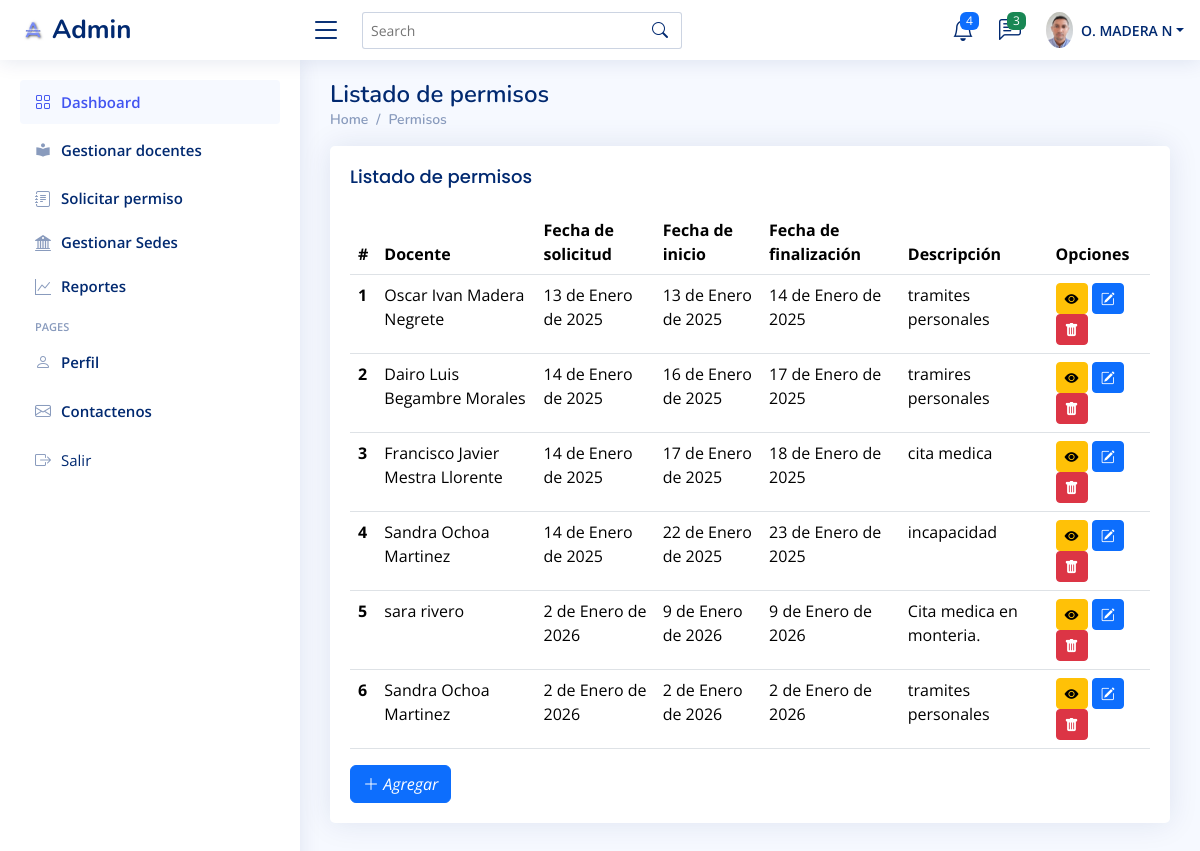
Page /listar_permiso/ (signed in) on the committed database.
### login/models.py (models this page shows, shortened)
class Permiso(models.Model):
    docente = models.ForeignKey(Docente, on_delete=models.CASCADE)
    fecha_solicitud = models.DateField(auto_now_add=True)
    fecha_inicio_permiso = models.DateField()
    fecha_fin_permiso = models.DateField()
    descripcion = models.TextField(null=True, blank=True)
    imagen_solicitud = models.ImageField(
        upload_to='solicitudes/', null=True, blank=True)
    estado = models.BooleanField(default=True)

class Docente(models.Model):
    cedula = 'CC'
    cedula_extranjeria = 'CE'
    pasaporte = 'PA'
    tipo_documento = [
        (cedula, 'Cédula de ciudadanía'),
        (cedula_extranjeria, 'Cédula de extranjería'),
        (pasaporte, 'Pasaporte'),
    ]
    documento = models.CharField(
        max_length=2, choices=tipo_documento, default=cedula)
    numero_cedula = models.IntegerField()
    name = models.CharField(max_length=100, verbose_name='Nombres')
    apellido = models.CharField(max_length=100, verbose_name='Apellidos')
    escuela = models.ForeignKey(
        Sede, default="LA MILAGROSA", on_delete=models.CASCADE)
    email = models.EmailField(blank=True, null=True)
    estado = models.BooleanField(default=True)
    def __str__(self):
        return f"{self.name} {self.apellido}"
    class Meta:
        ordering = ['name']

### login/views.py (the view)
# urls.py: path('listar_permiso/', ListarPermisos.as_view(), name='listar_permiso'),
class ListarPermisos(ListView):
    model = Permiso
    paginate_by = 20
    template_name = 'src/listar_permiso.html'
    def get_context_data(self, **kwargs):
        context = super().get_context_data(**kwargs)
        context['title'] = 'Listado de permisos'
        return context

### templates/src/listar_permiso.html (shortened to what this page needs)
{% extends "base.html" %}
{% load static %}
{% block table %}
<main id="main" class="main">
    <div class="pagetitle">
        <h1>{{title}}</h1>
        <nav>
            <ol class="breadcrumb">
                <li class="breadcrumb-item"><a href={% url "index" %}>Home</a></li>
                <li class="breadcrumb-item"><a href={% url "listar_permiso" %}>Permisos</a></li>
            </ol>
        </nav>
    </div>
    <div class="row">
        <div class="col-lg-12">
            <div class="card">
                <div class="card-body">
                    <h5 class="card-title">{{title}}</h5>
                    <table class="table table-hover">
                        <thead>
                            <tr>
                                <th scope="col">#</th>
                                <th scope="col">Docente</th>
                                <th scope="col">Fecha de solicitud</th>
                                <th scope="col">Fecha de inicio</th>
                                <th scope="col">Fecha de finalización</th>
                                <th scope="col">Descripción</th>
                                <th scope="col">Opciones</th>
                            </tr>
                        </thead>
                        <tbody>
                            {% for c in object_list %}
                            <tr>
                                <th scope="row">{{forloop.counter}}</th>
                                <td>{{c.docente}}</td>
                                <td>{{c.fecha_solicitud}}</td>
                                <td>{{c.fecha_inicio_permiso}}</td>
                                <td>{{c.fecha_fin_permiso}}</td>
                                <td>{{c.descripcion}}</td>
                                <td>
                                    <a class="btn btn-warning btn-sm m-0.5" href=" {% url "ver_permiso" c.id %} " title="
                                        Ver"><i class="bi bi-eye-fill "></i></a>
                                    <a class="btn btn-primary btn-sm m-0.5" href=" {% url "editar_permiso" c.id %} " title="
                                        Editar"><i class="bi bi-pencil-square "></i>
                                    </a>
                                    <a class="btn btn-danger btn-sm"href=" {% url "eliminar_permiso" c.id %} "
                                        title=" Eliminar"><i class="bi bi-trash-fill"></i></a></td>
                            </tr>
                            {% endfor %}
                        </tbody>
                    </table>
                    <a class="btn btn-primary" href=" {% url "crear_permiso" %} "><i class=" bi bi-plus-lg">
                        Agregar</i></a>
                </div>
            </div>
        </div>
    </div>
</main>
{% endblock %}

### templates/src/header.html (shortened to what this page needs)
{% load static %}
{% block header %}
<header id="header" class="header fixed-top d-flex align-items-center">
  <div class="d-flex align-items-center justify-content-between">
    <a href="index.html" class="logo d-flex align-items-center">
      <img src={% static "img/logo_admin2.png" %} alt="">
      <span class="d-none d-lg-block">Admin</span>
    </a>
    <i class="bi bi-list toggle-sidebar-btn"></i>
  </div>
  <div class="search-bar">
    <form class="search-form d-flex align-items-center" method="POST" action="#">
      <input type="text" name="query" placeholder="Search" title="Enter search keyword">
      <button type="submit" title="Search"><i class="bi bi-search"></i></button>
    </form>
  </div>
  <nav class="header-nav ms-auto">
    <ul class="d-flex align-items-center">
      <li class="nav-item dropdown">
        <a class="nav-link nav-icon" href="#" data-bs-toggle="dropdown" aria-expanded="false">
          <i class="bi bi-bell"></i>
          <span class="badge bg-primary badge-number">4</span>
        </a>
      </li>
      <li class="nav-item dropdown">
        <a class="nav-link nav-icon" href="#" data-bs-toggle="dropdown" aria-expanded="false">
          <i class="bi bi-chat-left-text"></i>
          <span class="badge bg-success badge-number">3</span>
        </a>
      </li>
      <li class="nav-item dropdown pe-3">
        <a class="nav-link nav-profile d-flex align-items-center pe-0" href="#" data-bs-toggle="dropdown"
          aria-expanded="false">
          <img src= {% static "img/perfil.jpeg" %}   alt="Profile" class="rounded-circle">
          <span class="d-none d-md-block dropdown-toggle ps-2">{{user.first_name|slice:":1"|upper}}. {{user.last_name|slice:":8"|upper }}</span>
        </a>
      </li>
    </ul>
  </nav>
</header>
{% endblock %}

### rows in the picture
Permiso: docente "Oscar Ivan Madera Negrete", fecha_solicitud "13 de Enero de 2025", fecha_inicio_permiso "13 de Enero de 2025", fecha_fin_permiso "14 de Enero de 2025", descripcion "tramites personales"
Permiso: docente "Dairo Luis Begambre Morales", fecha_solicitud "14 de Enero de 2025", fecha_inicio_permiso "16 de Enero de 2025", fecha_fin_permiso "17 de Enero de 2025", descripcion "tramires personales"
Permiso: docente "Francisco Javier Mestra Llorente", fecha_solicitud "14 de Enero de 2025", fecha_inicio_permiso "17 de Enero de 2025", fecha_fin_permiso "18 de Enero de 2025", descripcion "cita medica"
Permiso: docente "Sandra Ochoa Martinez", fecha_solicitud "14 de Enero de 2025", fecha_inicio_permiso "22 de Enero de 2025", fecha_fin_permiso "23 de Enero de 2025", descripcion "incapacidad"
Permiso: docente "sara rivero", fecha_solicitud "2 de Enero de 2026", fecha_inicio_permiso "9 de Enero de 2026", fecha_fin_permiso "9 de Enero de 2026", descripcion "Cita medica en monteria."
Permiso: docente "Sandra Ochoa Martinez", fecha_solicitud "2 de Enero de 2026", fecha_inicio_permiso "2 de Enero de 2026", fecha_fin_permiso "2 de Enero de 2026", descripcion "tramites personales"

### other values in the picture
{{ user.first_name|slice:":1"|upper }} "O"
{{ user.last_name|slice:":8"|upper }} "MADERA N"
{{ title }} "Listado de permisos"
